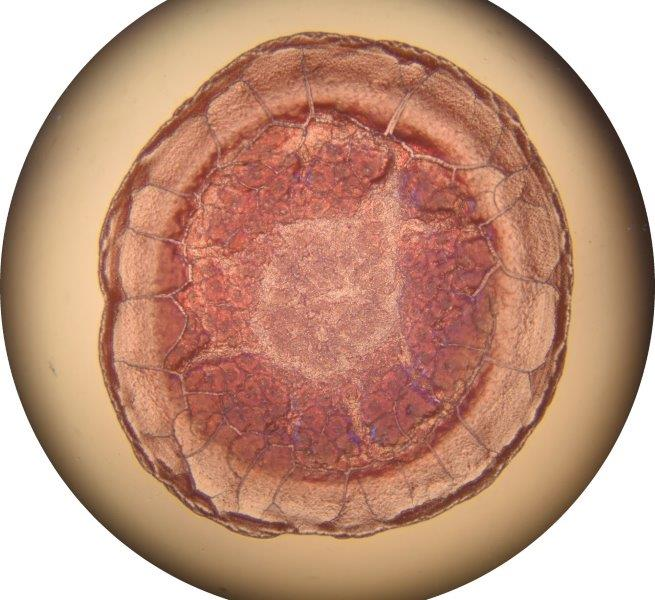
#> input picture INPUT/DSC_0645.jpg, 655 x 600 px
$ python -i main.py   (imports and definitions only)
#> lines starting #> are read from the running program, lines starting #| are printed output that depends on the picture; after the words box and inside, x2 and y2 are one past the last pixel; in counts of white or black regions, pixels touching at a corner belong together
import numpy as np
import cv2
import glob
import os
import sys


def preprocess(image_path):
#> called with image_path = 'INPUT/DSC_0645.jpg'
    savedContour = -1
    maxArea = 0.0

    # load image
    # image = cv2.imread('circle1.png')
    # binarayImage = cv2.cvtColor(image, cv2.COLOR_BGR2GRAY)
    # image_path = "DSC_0780.jpg"
    main_original = cv2.imread(image_path)
#> main_original is the input picture: shape (600, 655, 3); mean B, G, R 125.9, 148, 192.2
    # print(main_original.shape)

    kernel = np.ones((5, 5), np.uint8)
    gradient = cv2.morphologyEx(main_original, cv2.MORPH_GRADIENT, kernel)
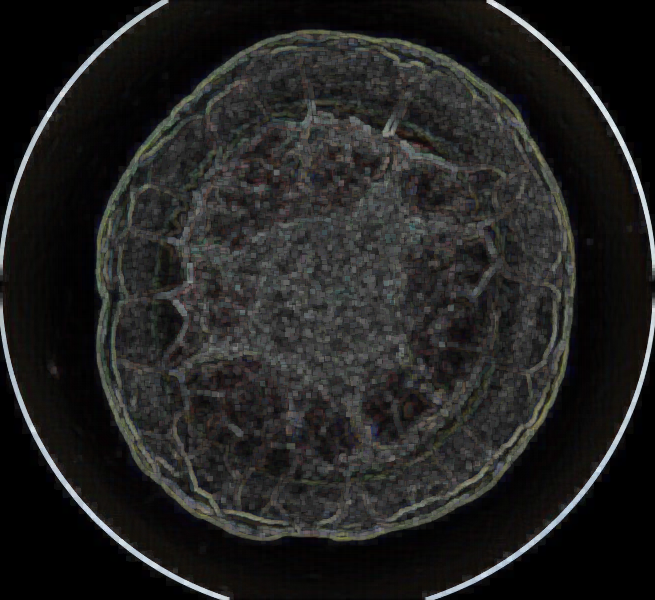
#> gradient: shape (600, 655, 3); mean B, G, R 33.2, 34.2, 34.5
    img = cv2.cvtColor(gradient, cv2.COLOR_BGR2GRAY)
    ret, th1 = cv2.threshold(img, 120, 255, cv2.THRESH_TOZERO_INV)
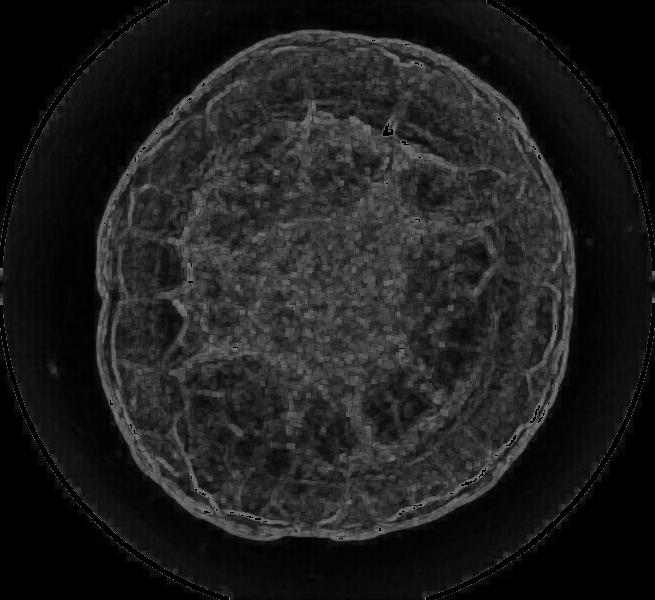
#> th1: shape (600, 655); min 0, max 120, mean 30.4

    # cv2.imwrite("A.png",th1)

    # Find the largest contour
    binarayImage = cv2.medianBlur(th1, 15)
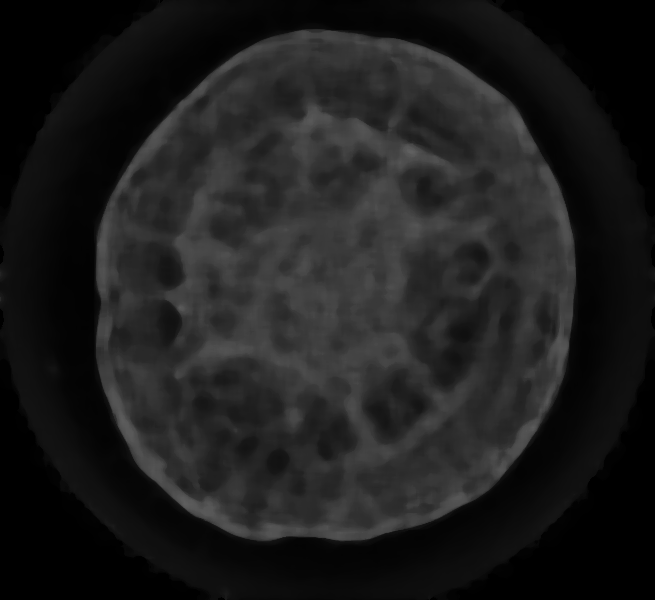
#> binarayImage: shape (600, 655); min 0, max 96, mean 29

    contours, hierarchy = cv2.findContours(binarayImage, cv2.RETR_EXTERNAL, cv2.CHAIN_APPROX_NONE)
#> contours = 1 contour; box (x1, y1, x2, y2) and area: (0, 0, 655, 600) 338402
    for i in range(0, len(contours)):
        area = cv2.contourArea(contours[i])
        if area > maxArea:
            maxArea = area
            savedContour = i
#> this loop made 1 pass
#> (area, maxArea, savedContour) on pass 1: (338401.5, 338401.5, 0)
#> after the loop, maxArea = 338401.5; savedContour = 0

    # Create mask
    result = cv2.drawContours(binarayImage, contours, -1, (0, 255, 0), 5)

    # apply the mask:
    binarayImage &= result
    ret, binarayImage = cv2.threshold(binarayImage, 100, 255, cv2.THRESH_BINARY_INV | cv2.THRESH_OTSU)
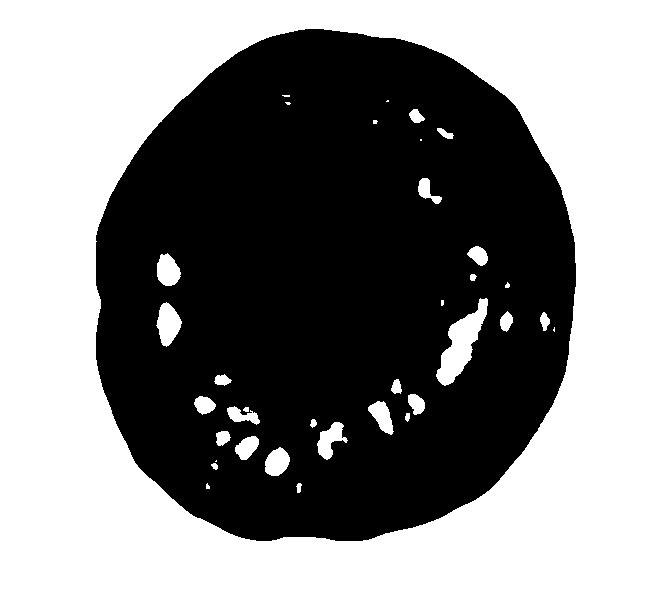
#> binarayImage: shape (600, 655); 51.7% white; 1 black region, box (x1, y1, x2, y2) and area: (96, 29, 576, 541) 189684
#> ret = 29
    # cv2.imwrite("B.png",binarayImage)

    # Fill all small holes
    des = cv2.bitwise_not(binarayImage)

    # use morphology to close figure
    kernel = cv2.getStructuringElement(cv2.MORPH_ELLIPSE, (35, 35))
    des = cv2.morphologyEx(des, cv2.MORPH_CLOSE, kernel, )
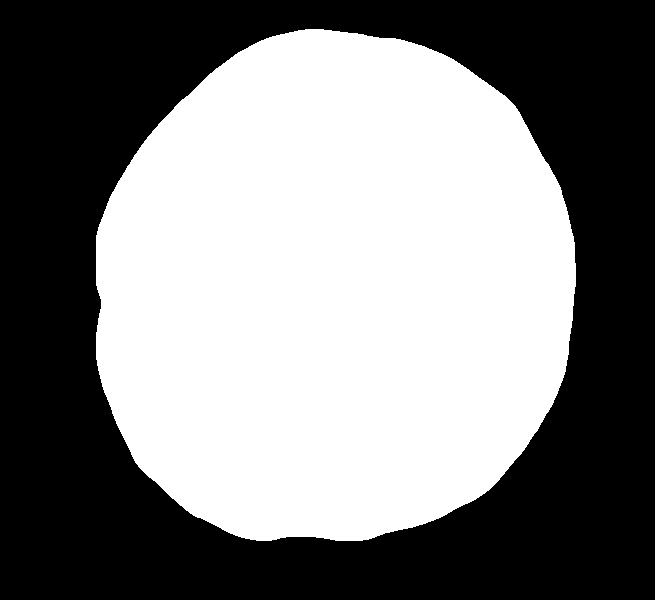
#> des: shape (600, 655); 50.3% white; 1 black region

    contour, hier = cv2.findContours(des, cv2.RETR_CCOMP, cv2.CHAIN_APPROX_SIMPLE)
#> contour = 1 contour; box (x1, y1, x2, y2) and area: (96, 29, 576, 541) 196909

    for cnt in contour:
        cv2.drawContours(des, [cnt], 0, 255, -1)
#> this loop made 1 pass

    # [7 lines of commented-out code are left out]
    masked = cv2.bitwise_and(main_original, main_original, mask=des)
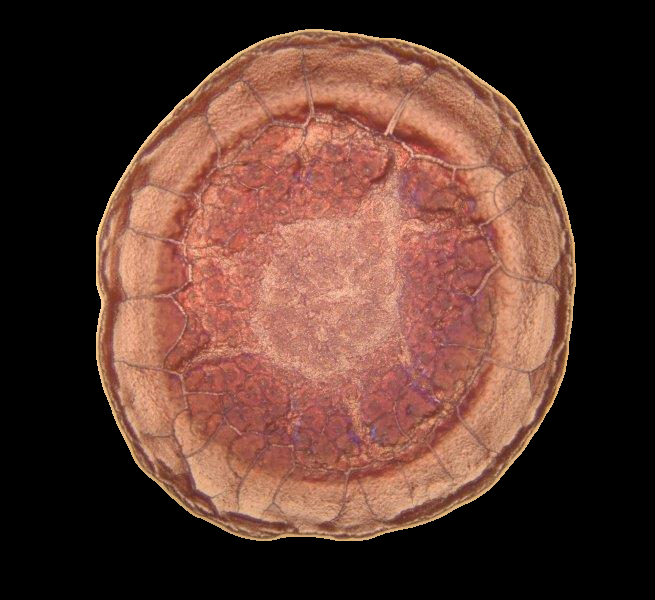
#> masked: shape (600, 655, 3); mean B, G, R 47.7, 57.9, 91.5
    # cv2.imwrite("masked.png", masked)

    # draw rectangle over mask
    rect_img = des.copy()
    boxes = []
    for c in contour:
        (x, y, w, h) = cv2.boundingRect(c)

        if w>100 and h>100:
            boxes.append([x, y, w, h])
#> this loop made 1 pass
#> (x, y, w, h) on pass 1: (96, 29, 480, 512)
#> after the loop, boxes = [[96, 29, 480, 512]]

    boxes = np.asarray(boxes)
    x, y = np.min(boxes, axis=0)[:2]
    w, h = np.max(boxes, axis=0)[2:]

    roi = masked[y:y + h, x:x + w]
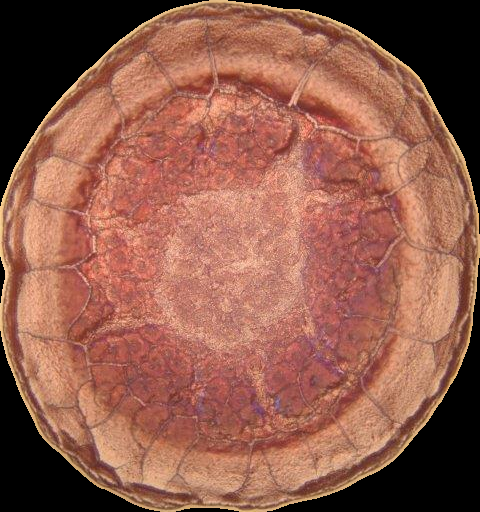
#> roi: shape (512, 480, 3); mean B, G, R 76.3, 92.6, 146.3
    # cv2.rectangle(rect_img, (left,top), (right,bottom), (255, 0, 0), 2)

    # cv2.imwrite(output_dir, roi)
    return roi


# [47 lines left out: function process_image, not called in this run]


"""
def process_image(input_dir: str = path,
               output_dir: str = path)
"""

# [1 line not run here, left out]

>>> result = preprocess('INPUT/DSC_0645.jpg')

$ run again, on INPUT/DSC_0673.jpg
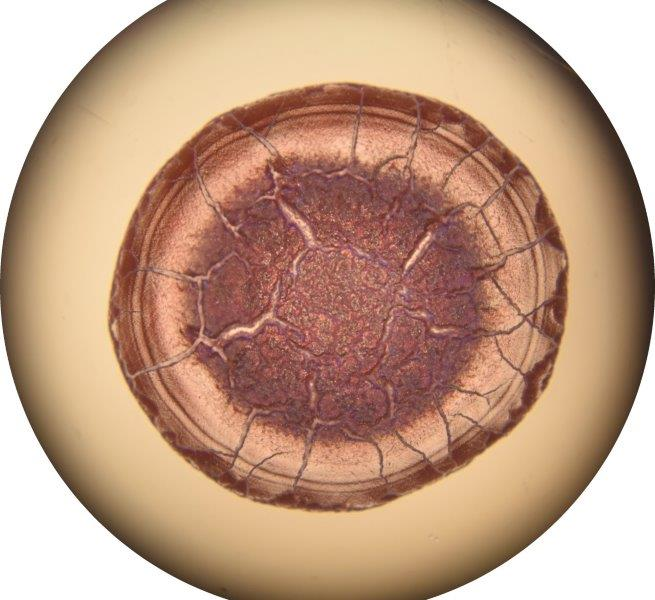
#> input picture INPUT/DSC_0673.jpg, 655 x 600 px
#> in preprocess, main_original is the input picture: shape (600, 655, 3); mean B, G, R 132, 156.1, 192.2
#> contours = 1 contour; box (x1, y1, x2, y2) and area: (0, 0, 655, 600) 338083
#> the loop in preprocess, `for i in range(0, len(contours)):` made 1 pass
#> (area, maxArea, savedContour) on pass 1: (338083, 338083, 0)
#> after the loop in preprocess, `for i in range(0, len(contours)):`: maxArea = 338083; savedContour = 0
#> in preprocess, `ret, binarayImage = cv2.threshold(binarayImage, 100, 255, cv2.THRESH_B..`:
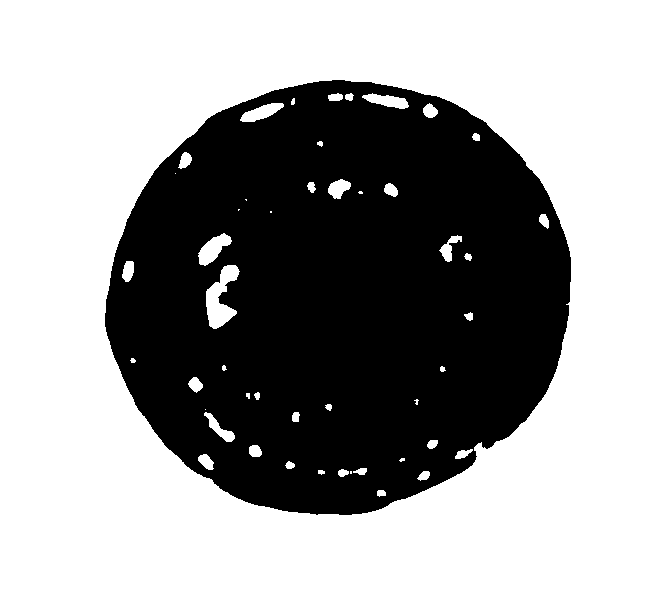
#> binarayImage: shape (600, 655); 61.5% white; 1 black region, box (x1, y1, x2, y2) and area: (105, 80, 571, 515) 151251
#> ret = 29
#> contour = 1 contour; box (x1, y1, x2, y2) and area: (105, 80, 571, 515) 156580
#> the loop in preprocess, `for cnt in contour:` made 1 pass
#> the loop in preprocess, `for c in contour:` made 1 pass
#> (x, y, w, h) on pass 1: (105, 80, 466, 435)
#> after the loop in preprocess, `for c in contour:`: boxes = [[105, 80, 466, 435]]
#> in preprocess, `roi = masked[y:y + h, x:x + w]`:
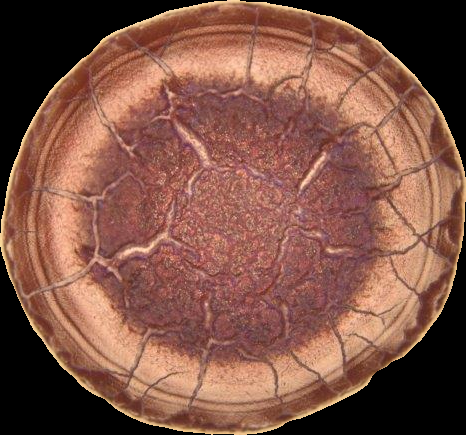
#> roi: shape (435, 466, 3); mean B, G, R 69.8, 83.8, 128.2

$ run again, on INPUT/DSC_0689.jpg
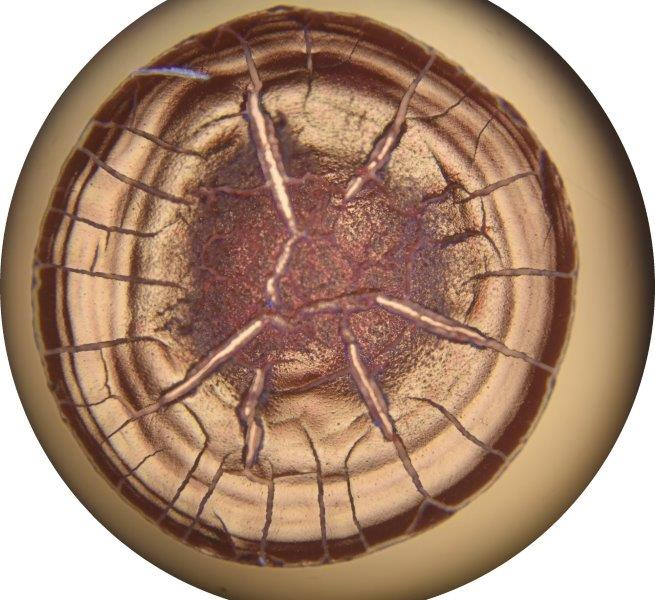
#> input picture INPUT/DSC_0689.jpg, 655 x 600 px
#> in preprocess, main_original is the input picture: shape (600, 655, 3); mean B, G, R 116.8, 138.7, 170.3
#> contours = 1 contour; box (x1, y1, x2, y2) and area: (0, 0, 655, 600) 338178
#> the loop in preprocess, `for i in range(0, len(contours)):` made 1 pass
#> (area, maxArea, savedContour) on pass 1: (338178, 338178, 0)
#> after the loop in preprocess, `for i in range(0, len(contours)):`: maxArea = 338178; savedContour = 0
#> in preprocess, `ret, binarayImage = cv2.threshold(binarayImage, 100, 255, cv2.THRESH_B..`:
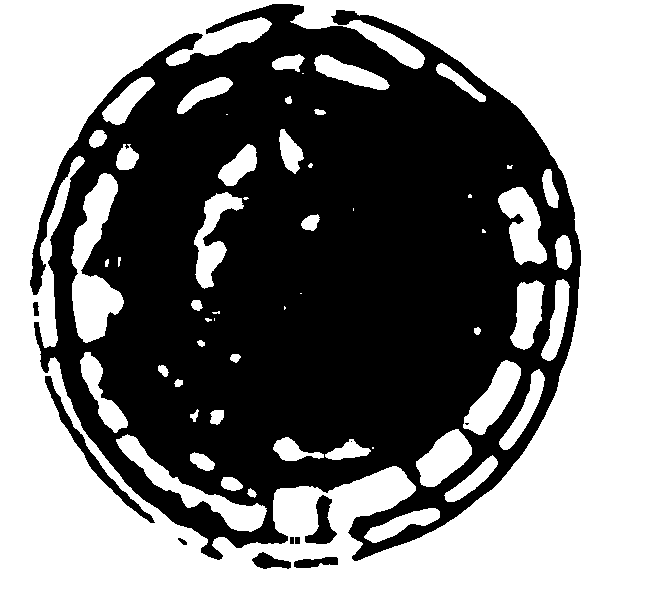
#> binarayImage: shape (600, 655); 51.3% white; 11 black regions (2 under 20 px), largest, box (x1, y1, x2, y2) and area: (30, 4, 581, 561) 188519, (45, 376, 155, 523) 1386, (305, 495, 337, 544) 737
#> ret = 34
#> contour = 5 contours; box (x1, y1, x2, y2) and area: (30, 0, 581, 569) 239795, (331, 467, 410, 520) 2712, (272, 486, 319, 539) 1938, (71, 275, 117, 328) 1788, (431, 432, 471, 472) 1140
#> the loop in preprocess, `for cnt in contour:` made 5 passes
#> the loop in preprocess, `for c in contour:` made 5 passes
#> (x, y, w, h) on passes 1 to 5: (30, 0, 551, 569), (272, 486, 47, 53), (331, 467, 79, 53), (431, 432, 40, 40), (71, 275, 46, 53)
#> after the loop in preprocess, `for c in contour:`: boxes = [[30, 0, 551, 569]]
#> in preprocess, `x, y = np.min(boxes, axis=0)[:2]`: x = 30; y = 0
#> in preprocess, `w, h = np.max(boxes, axis=0)[2:]`: w = 551; h = 569
#> in preprocess, `roi = masked[y:y + h, x:x + w]`:
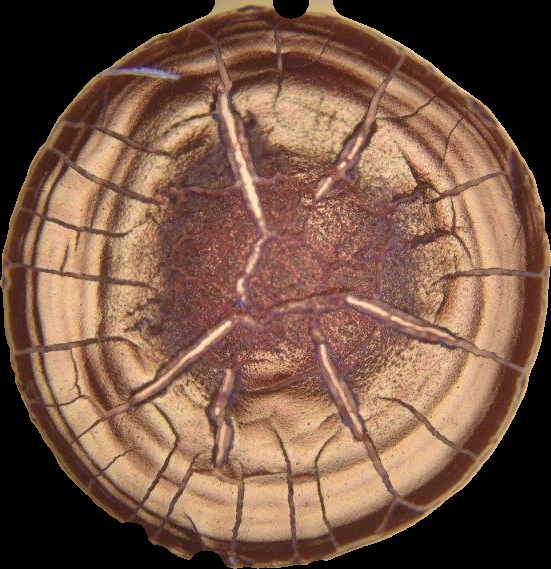
#> roi: shape (569, 551, 3); mean B, G, R 68.5, 86.4, 118.5

$ run again, on INPUT/DSC_0690.jpg
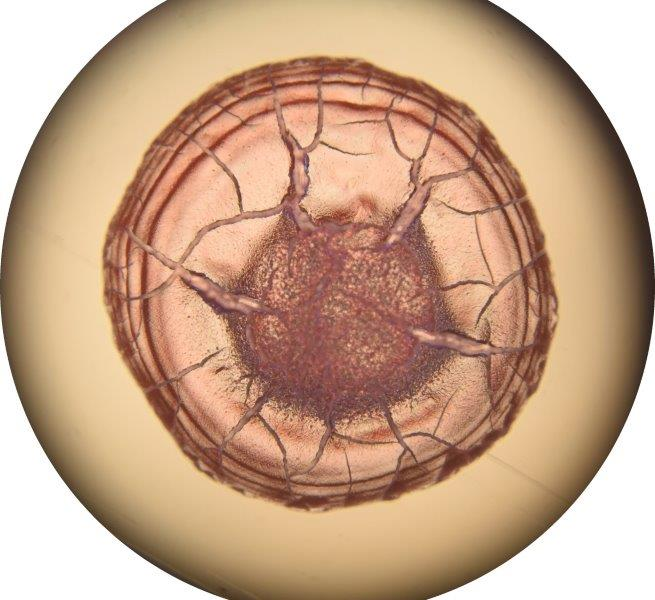
#> input picture INPUT/DSC_0690.jpg, 655 x 600 px
#> in preprocess, main_original is the input picture: shape (600, 655, 3); mean B, G, R 136.7, 163.7, 198.8
#> contours = 1 contour; box (x1, y1, x2, y2) and area: (0, 0, 655, 600) 338332
#> the loop in preprocess, `for i in range(0, len(contours)):` made 1 pass
#> (area, maxArea, savedContour) on pass 1: (338332.5, 338332.5, 0)
#> after the loop in preprocess, `for i in range(0, len(contours)):`: maxArea = 338332.5; savedContour = 0
#> ret = 33
#> contour = 4 contours; box (x1, y1, x2, y2) and area: (100, 55, 561, 514) 162247, (174, 125, 292, 226) 6314, (308, 126, 410, 204) 5294, (293, 319, 338, 370) 1673
#> the loop in preprocess, `for cnt in contour:` made 4 passes
#> the loop in preprocess, `for c in contour:` made 4 passes
#> (x, y, w, h) on passes 1 to 4: (100, 55, 461, 459), (293, 319, 45, 51), (308, 126, 102, 78), (174, 125, 118, 101)
#> after the loop in preprocess, `for c in contour:`: boxes = [[100, 55, 461, 459], [174, 125, 118, 101]]
#> in preprocess, `x, y = np.min(boxes, axis=0)[:2]`: x = 100; y = 55
#> in preprocess, `w, h = np.max(boxes, axis=0)[2:]`: w = 461; h = 459
#> in preprocess, `roi = masked[y:y + h, x:x + w]`:
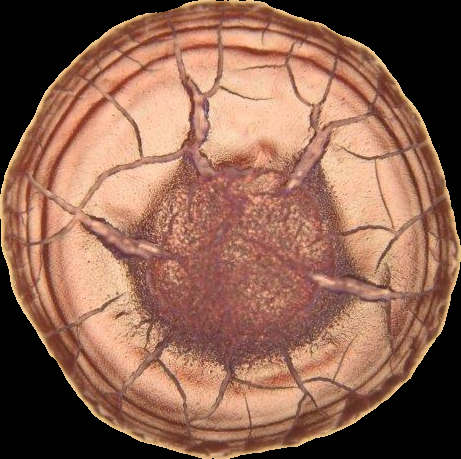
#> roi: shape (459, 461, 3); mean B, G, R 81.1, 99.9, 142.3
